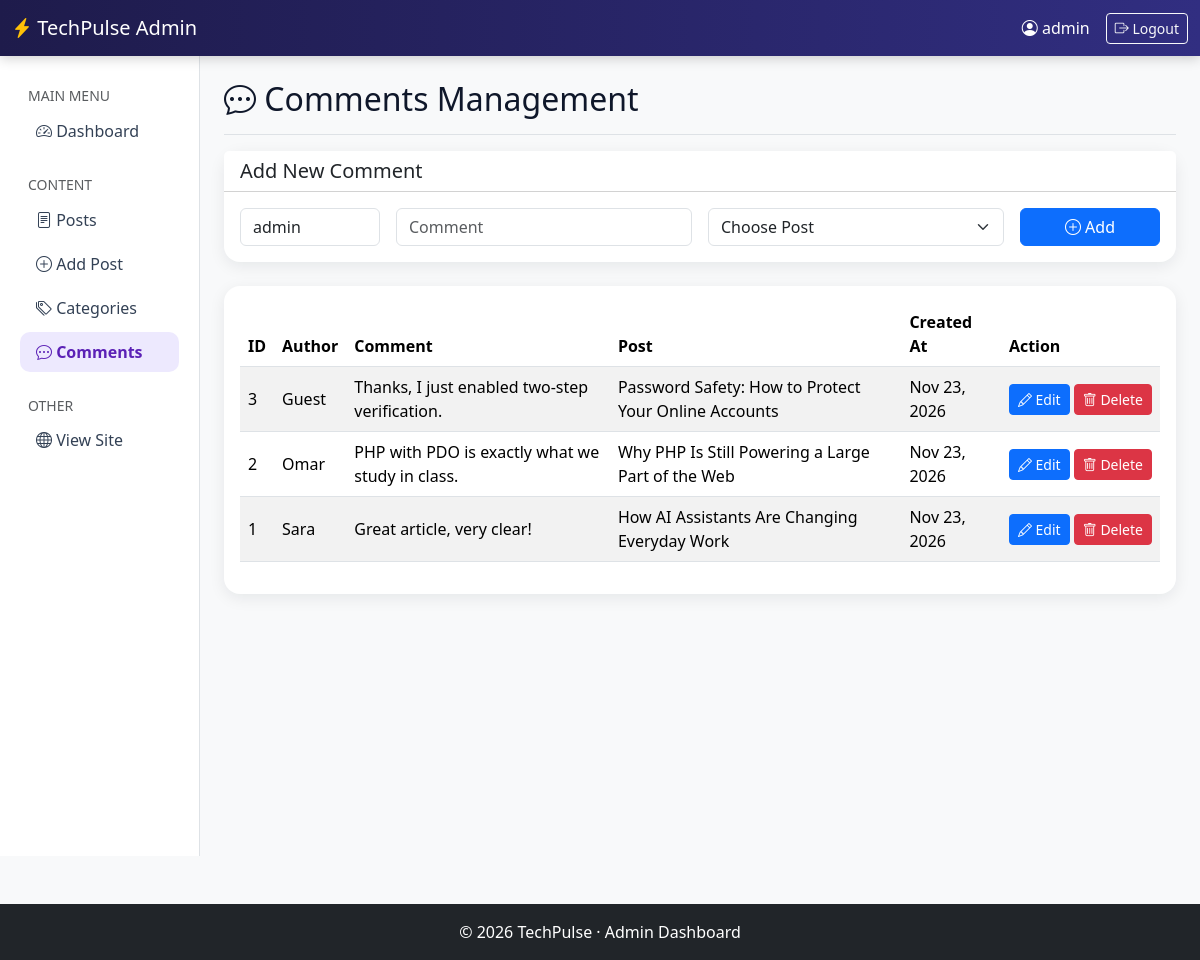
Screenshot of /admin/comments/comments.php (signed in) with the database file from the repository.
### tables this page shows
CREATE TABLE comments (
  id          INT UNSIGNED NOT NULL AUTO_INCREMENT,
  post_id     INT UNSIGNED NOT NULL,
  author_name VARCHAR(60)  NOT NULL DEFAULT 'Guest',
  comment     VARCHAR(500) NOT NULL,
  created_at  TIMESTAMP    NOT NULL DEFAULT CURRENT_TIMESTAMP,
  PRIMARY KEY (id),
  KEY idx_comments_post (post_id),
  CONSTRAINT fk_comments_post FOREIGN KEY (post_id)
    REFERENCES posts (id) ON DELETE CASCADE ON UPDATE CASCADE
);

CREATE TABLE posts (
  id          INT UNSIGNED NOT NULL AUTO_INCREMENT,
  category_id INT UNSIGNED NOT NULL,
  title       VARCHAR(200) NOT NULL,
  content     TEXT         NOT NULL,
  image       VARCHAR(255) NULL,
  status      ENUM('published','draft') NOT NULL DEFAULT 'published',
  views       INT UNSIGNED NOT NULL DEFAULT 0,
  created_at  TIMESTAMP    NOT NULL DEFAULT CURRENT_TIMESTAMP,
  PRIMARY KEY (id),
  KEY idx_posts_category (category_id),
  KEY idx_posts_status_date (status, created_at),
  CONSTRAINT fk_posts_category FOREIGN KEY (category_id)
    REFERENCES categories (id) ON DELETE RESTRICT ON UPDATE CASCADE
);

### config/functions.php (called while the page is built, shortened)
<?php
function e(mixed $value): string
{
    return htmlspecialchars((string) $value, ENT_QUOTES | ENT_SUBSTITUTE, 'UTF-8');
}
function fmt_date(string $date): string
{
    return date('M j, Y', strtotime($date));
}

### admin/comments/comments.php (the view, shortened to what this page needs)
<?php
require_once __DIR__ . '/../../config/bootstrap.php';
$editComment = null;
$form        = ['author_name' => (string) ($_SESSION['username'] ?? 'Admin'), 'comment' => '', 'post_id' => ''];
$values = $editComment ?? $form;
$comments = $pdo->query(
    'SELECT m.*, p.title FROM comments m INNER JOIN posts p ON p.id = m.post_id ORDER BY m.id DESC'
)->fetchAll();
include __DIR__ . '/../includes/header.php';
include __DIR__ . '/../includes/sidebar.php';
?>
<main class="col-md-9 ms-sm-auto col-lg-10 px-md-4">
    <div class="py-4">
        <div class="d-flex justify-content-between flex-wrap align-items-center pb-2 mb-3 border-bottom">
            <h1 class="h2"><i class="bi bi-chat-dots"></i> Comments Management</h1>
        </div>
        <div class="card side-card mb-4">
            <div class="card-header bg-white">
                <h5 class="card-title mb-0"><?= $editComment ? 'Edit Comment' : 'Add New Comment' ?></h5>
            </div>
            <div class="card-body">
                <form method="POST" class="row g-3">
                    <div class="col-md-2">
                        <input type="text" name="author_name" class="form-control" placeholder="Name" maxlength="60"
                               value="<?= e($values['author_name']) ?>" required>
                    </div>
                    <div class="col-md-4">
                        <input type="text" name="comment" class="form-control" placeholder="Comment" maxlength="500"
                               value="<?= e($values['comment']) ?>" required>
                    </div>
                    <div class="col-md-4">
                        <select name="post_id" class="form-select" required>
                            <option value="">Choose Post</option>
                        </select>
                    </div>
                    <div class="col-md-2 d-flex gap-2">
                        <button type="submit" class="btn btn-<?= $editComment ? 'success' : 'primary' ?> flex-grow-1">
                            <i class="bi bi-<?= $editComment ? 'check-circle' : 'plus-circle' ?>"></i> <?= $editComment ? 'Update' : 'Add' ?>
                        </button>
                    </div>
                </form>
            </div>
        </div>
        <div class="card side-card">
            <div class="card-body">
                <div class="table-responsive">
                    <table class="table table-striped table-hover align-middle">
                        <thead><tr><th>ID</th><th>Author</th><th>Comment</th><th>Post</th><th>Created At</th><th>Action</th></tr></thead>
                        <tbody>
                        <?php foreach ($comments as $row): ?>
                            <tr>
                                <td><?= (int) $row['id'] ?></td>
                                <td><?= e($row['author_name']) ?></td>
                                <td><?= e($row['comment']) ?></td>
                                <td><?= e($row['title']) ?></td>
                                <td><?= e(fmt_date($row['created_at'])) ?></td>
                                <td class="text-nowrap">
                                    <a href="comments.php?edit_id=<?= (int) $row['id'] ?>" class="btn btn-sm btn-primary"><i class="bi bi-pencil"></i> Edit</a>
                                    <form method="POST" class="d-inline" onsubmit="return confirm('Are you sure you want to delete this comment?')">
                                        <button class="btn btn-sm btn-danger"><i class="bi bi-trash"></i> Delete</button>
                                    </form>
                                </td>
                            </tr>
                        <?php endforeach; ?>
                        </tbody>
                    </table>
                </div>
            </div>
        </div>
    </div>
</main>
<?php include __DIR__ . '/../includes/footer.php'; ?>

### assets/css/style.css (style rules this page uses)
:root { --ink: #0f172a; }
body { background: #f4f6fb; color: var(--ink); font-family: system-ui, -apple-system, "Segoe UI", Roboto, sans-serif; }
.side-card { border: 0; border-radius: 16px; box-shadow: 0 4px 16px rgba(15,23,42,.08); }

### rows the page displays
comments: id "3", author_name "Guest", comment "Thanks, I just enabled two-step verification.", post.title "Password Safety: How to Protect Your Online Accounts", created_at "Nov 23, 2026"
comments: id "2", author_name "Omar", comment "PHP with PDO is exactly what we study in class.", post.title "Why PHP Is Still Powering a Large Part of the Web", created_at "Nov 23, 2026"
comments: id "1", author_name "Sara", comment "Great article, very clear!", post.title "How AI Assistants Are Changing Everyday Work", created_at "Nov 23, 2026"

### other values shown
$_SESSION['username'] "admin"
